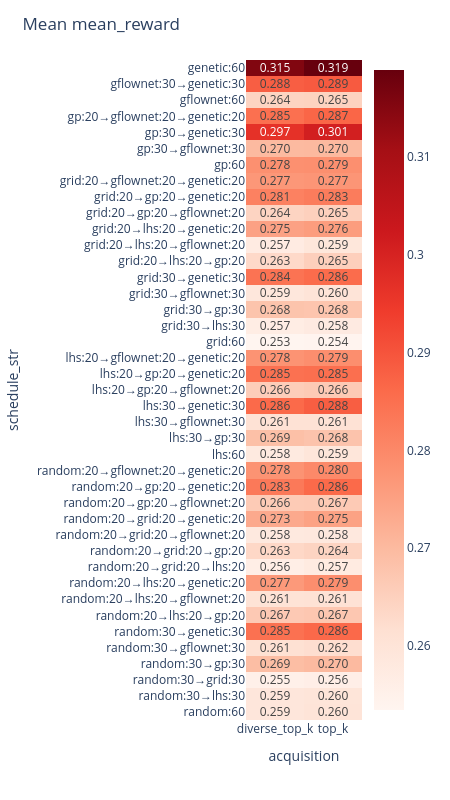

The notebook cell saved with this chart:
### Code cell
plot_reward_heatmap(metrics, metric="mean_reward", groupby="schedule_str")

### Figure 1 — Plotly figure (JSON) as saved in the notebook; plotly's stock layout.template omitted (floating-point values rounded to 4 significant figures)
{"data": [{"coloraxis": "coloraxis", "hovertemplate": "acquisition: %{x}<br>schedule_str: %{y}<br>color: %{z}<extra></extra>", "name": "0", "texttemplate": "%{z:.3f}", "type": "heatmap", "x": ["diverse_top_k", "top_k"], "xaxis": "x", "y": ["genetic:60", "gflownet:30→genetic:30", "gflownet:60", "gp:20→gflownet:20→genetic:20", "gp:30→genetic:30", "gp:30→gflownet:30", "gp:60", "grid:20→gflownet:20→genetic:20", "grid:20→gp:20→genetic:20", "grid:20→gp:20→gflownet:20", "grid:20→lhs:20→genetic:20", "grid:20→lhs:20→gflownet:20", "grid:20→lhs:20→gp:20", "grid:30→genetic:30", "grid:30→gflownet:30", "grid:30→gp:30", "grid:30→lhs:30", "grid:60", "lhs:20→gflownet:20→genetic:20", "lhs:20→gp:20→genetic:20", "lhs:20→gp:20→gflownet:20", "lhs:30→genetic:30", "lhs:30→gflownet:30", "lhs:30→gp:30", "lhs:60", "random:20→gflownet:20→genetic:20", "random:20→gp:20→genetic:20", "random:20→gp:20→gflownet:20", "random:20→grid:20→genetic:20", "random:20→grid:20→gflownet:20", "random:20→grid:20→gp:20", "random:20→grid:20→lhs:20", "random:20→lhs:20→genetic:20", "random:20→lhs:20→gflownet:20", "random:20→lhs:20→gp:20", "random:30→genetic:30", "random:30→gflownet:30", "random:30→gp:30", "random:30→grid:30", "random:30→lhs:30", "random:60"], "yaxis": "y", "z": [[0.3155, 0.3189], [0.2882, 0.2889], [0.2643, 0.2646], [0.2848, 0.2869], [0.2967, 0.301], [0.27, 0.2701], [0.2785, 0.2785], [0.2769, 0.2774], [0.2814, 0.2826], [0.2644, 0.2651], [0.2749, 0.2759], [0.2572, 0.2591], [0.2631, 0.2653], [0.2842, 0.2857], [0.259, 0.26], [0.2679, 0.2677], [0.2567, 0.2576], [0.2535, 0.2538], [0.2778, 0.2787], [0.2847, 0.2852], [0.2658, 0.2665], [0.2861, 0.2882], [0.2608, 0.2608], [0.2688, 0.268], [0.2577, 0.2593], [0.2779, 0.2797], [0.2831, 0.2862], [0.2664, 0.2666], [0.2733, 0.2748], [0.2581, 0.2585], [0.2635, 0.2642], [0.2563, 0.2574], [0.2767, 0.2787], [0.2605, 0.2608], [0.2666, 0.2671], [0.2847, 0.2863], [0.2614, 0.262], [0.2692, 0.27], [0.2553, 0.256], [0.2592, 0.2596], [0.2593, 0.2599]]}], "layout": {"coloraxis": {"autocolorscale": false, "colorscale": [[0, "rgb(255,245,240)"], [0.125, "rgb(254,224,210)"], [0.25, "rgb(252,187,161)"], [0.375, "rgb(252,146,114)"], [0.5, "rgb(251,106,74)"], [0.625, "rgb(239,59,44)"], [0.75, "rgb(203,24,29)"], [0.875, "rgb(165,15,21)"], [1, "rgb(103,0,13)"]]}, "height": 800, "margin": {"t": 60}, "title": {"text": "Mean mean_reward"}, "width": 450, "xaxis": {"anchor": "y", "domain": [0, 1], "title": {"text": "acquisition"}}, "yaxis": {"anchor": "x", "autorange": "reversed", "domain": [0, 1], "title": {"text": "schedule_str"}}}}
